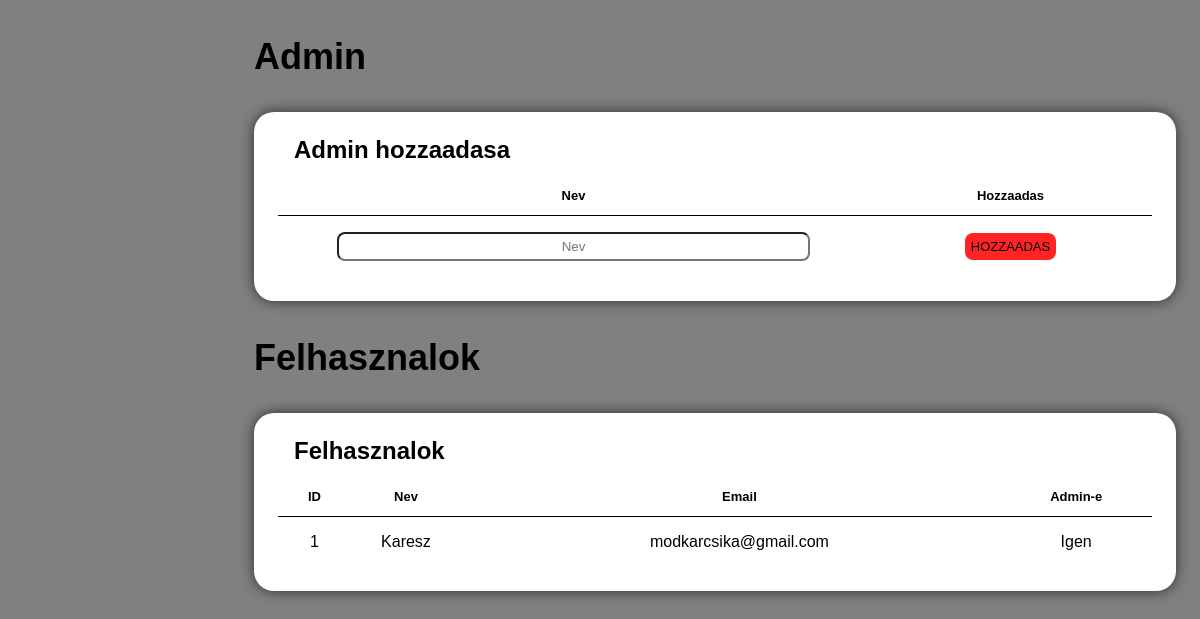
/adminpages/felhasznalok.php, run on an earlier commit of the app's database.
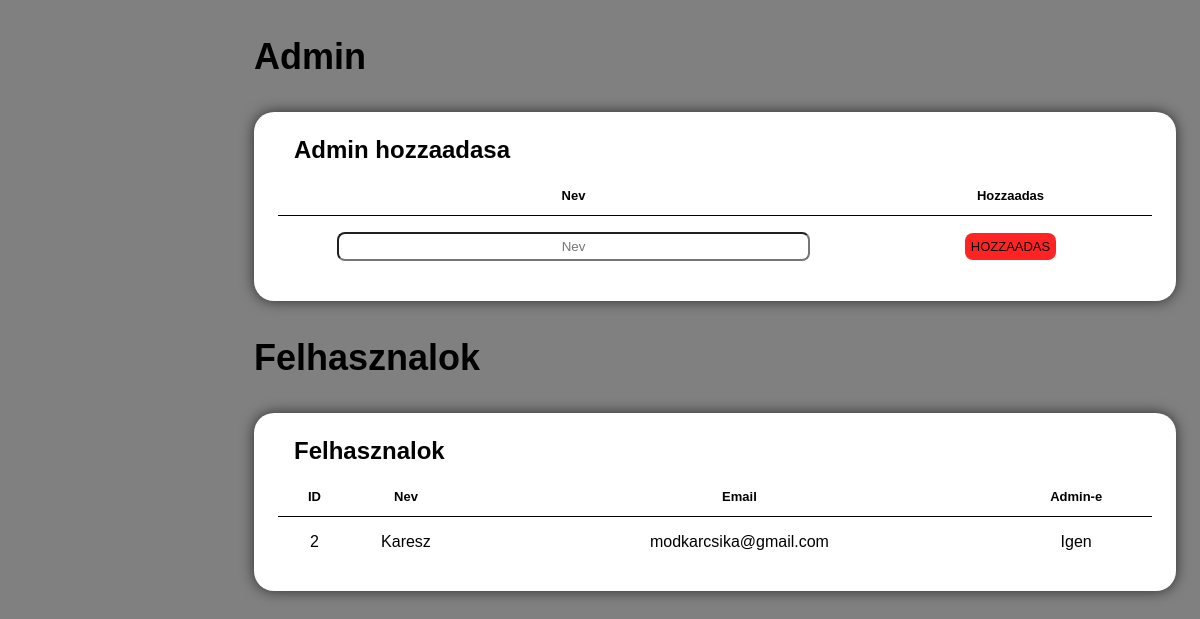
And on a later commit of the database.
### tables this page shows
CREATE TABLE `users` (
  `id` int(11) NOT NULL,
  `name` varchar(1000) NOT NULL,
  `email` varchar(1000) NOT NULL,
  `passhash` varchar(1000) NOT NULL
);

### adminpages/felhasznalok.php (the view, shortened to what this page needs)
<?php
    require '../function.php';
?>
<!DOCTYPE html>
<html lang="hu">
<head>
    <link rel="stylesheet" href="../assets/css/all-style.css">
    <link rel="stylesheet" href="css/admin-style.css">
    <link rel="stylesheet" href="https://cdnjs.cloudflare.com/ajax/libs/font-awesome/6.5.1/css/all.min.css" />
</head>
<body>
    <div class="content">
        <main>
            <div class="header">
                <div class="left">
                    <h1>Admin</h1>
                </div>
            </div>
            <div class="bottom-data">
                <div class="orders">
                    <div class="header">
                        <h3>Admin hozzaadasa</h3>
                    </div>
                    <table>
                        <thead>
                            <tr>
                                <th>Nev</th>
                                <th>Hozzaadas</th>
                            </tr>
                        </thead>
                        <tbody class="prodinp">
                            <tr>
                                <form action="felhasznalok.php" method="post">
                                    <td><input type="text" name="admin_name" placeholder="Nev"></td>
                                    <td><input type="submit" class="submitbtn" name="admin-btn" value="Hozzaadas"></td>
                                </form>
                            </tr>
                        </tbody>
                    </table>
                </div>
            </div>
            <br><br>
            <div class="header">
                <div class="left">
                    <h1>Felhasznalok</h1>
                </div>
            </div>
            <div class="bottom-data">
                <div class="orders">
                    <div class="header">
                        <h3>Felhasznalok</h3>
                    </div>
                    <table>
                        <thead>
                            <tr>
                                <th></th>
                                <th>ID</th>
                                <th>Nev</th>
                                <th>Email</th>
                                <th>Admin-e</th>
                            </tr>
                        </thead>
                        <tbody class="prodinp">
                            <?php
                                $lekerd = "SELECT * FROM users";
                                $talalt = $conn->query($lekerd);
                                while($user = $talalt->fetch_assoc()){
                                    $adminlekerd = "SELECT * FROM admins WHERE username='$user[name]'";
                                    $talaltadmin = $conn->query($adminlekerd);
                                    $admin = $talaltadmin->fetch_assoc();
                            ?>
                            <tr>
                                <td></td>
                                <td><?=$user['id']?></td>
                                <td><?=$user['name']?></td>
                                <td><?=$user['email']?></td>
                                <td><?php if($admin['id'] == $user['id']){ echo 'Igen';} else{echo 'Nem';} ?></td>
                            </tr>
                            <?php } ?>
                        </tbody>
                    </table>
                </div>
            </div>
        </main>
    </div>
</body>
</html>

What changed in the data, as far as the page shows it:
removed users: id "1", name "Karesz", email "modkarcsika@gmail.com", shows "Igen"
added users: id "2", name "Karesz", email "modkarcsika@gmail.com", shows "Igen"
